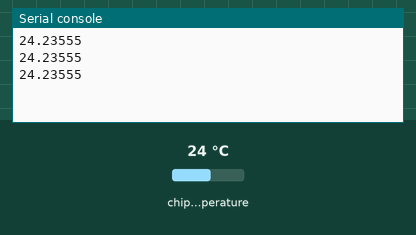
A program run on a simulated Raspberry Pi Pico running MicroPython. Parts: the last lines printed to the serial console. Inputs (shaded band) come from the test bench; at power-on: chip temperature 24 °C.

Above: at 1.2 s.
1.3 s: chip temperature set to 1 °C
At 1.9 s:
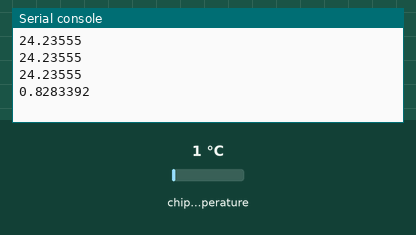
2.8 s: chip temperature set to 11 °C
At 3.4 s:
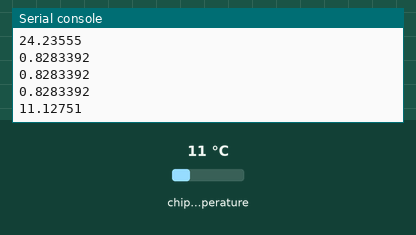
Timing chart, 0 to 5.8 s (numbered marks = the images above; inputs shaded):
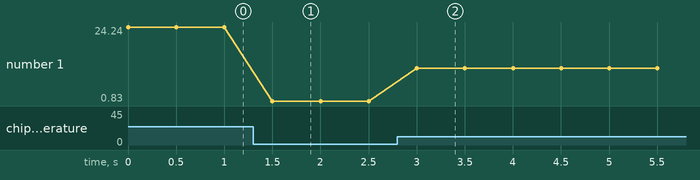

Measured:
- after the input at 1.3 s, the serial console: prints a new line after 0.20 s (image 1)
- after the input at 2.8 s, the serial console: prints a new line after 0.20 s (image 2)
- plotted number 1: 24.24 → 0.83 after the input at 1.3 s, 0.83 → 11.13 after the input at 2.8 s

The program:

internalTemperature.py
```python
from machine import ADC
from utime import sleep

sensor_temp = ADC(4)

conversion_factor = 3.3 / 65535
while True:
    reading = sensor_temp.read_u16() * conversion_factor
    temperature = 27- (reading - 0.706)/0.001721
    print(temperature)
    sleep(0.5)
```
